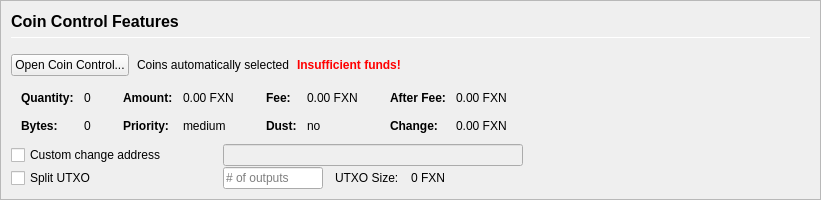
         <widget class="QFrame" name="frameCoinControl">
          <property name="sizePolicy">
           <sizepolicy hsizetype="Expanding" vsizetype="Expanding">
            <horstretch>0</horstretch>
            <verstretch>0</verstretch>
           </sizepolicy>
          </property>
          <property name="maximumSize">
           <size>
            <width>16777215</width>
            <height>16777215</height>
           </size>
          </property>
          <property name="frameShape">
           <enum>QFrame::StyledPanel</enum>
          </property>
          <property name="frameShadow">
           <enum>QFrame::Sunken</enum>
          </property>
          <layout class="QVBoxLayout" name="verticalLayoutCoinControl2">
           <property name="spacing">
            <number>0</number>
           </property>
           <property name="leftMargin">
            <number>0</number>
           </property>
           <property name="topMargin">
            <number>0</number>
           </property>
           <property name="rightMargin">
            <number>0</number>
           </property>
           <property name="bottomMargin">
            <number>0</number>
           </property>
           <item>
            <widget class="QFrame" name="frameCoinControl_BG">
             <layout class="QVBoxLayout" name="verticalLayoutCoinControl" stretch="0,0,0,0,0,0">
              <property name="spacing">
               <number>1</number>
              </property>
              <property name="leftMargin">
               <number>10</number>
              </property>
              <property name="topMargin">
               <number>10</number>
              </property>
              <item>
               <layout class="QHBoxLayout" name="horizontalLayoutCoinControl1">
                <property name="bottomMargin">
                 <number>15</number>
                </property>
                <item>
                 <layout class="QVBoxLayout" name="verticalLayout_3">
                  <property name="spacing">
                   <number>6</number>
                  </property>
                  <item>
                   <widget class="QLabel" name="labelCoinControlFeatures">
                    <property name="sizePolicy">
                     <sizepolicy hsizetype="Preferred" vsizetype="Maximum">
                      <horstretch>0</horstretch>
                      <verstretch>0</verstretch>
                     </sizepolicy>
                    </property>
                    <property name="minimumSize">
                     <size>
                      <width>0</width>
                      <height>20</height>
                     </size>
                    </property>
                    <property name="font">
                     <font>
                      <pointsize>12</pointsize>
                      <weight>75</weight>
                      <bold>true</bold>
                     </font>
                    </property>
                    <property name="styleSheet">
                     <string notr="true">font-weight:bold;</string>
                    </property>
                    <property name="text">
                     <string>Coin Control Features</string>
                    </property>
                   </widget>
                  </item>
                  <item>
                   <widget class="Line" name="line">
                    <property name="minimumSize">
                     <size>
                      <width>0</width>
                      <height>1</height>
                     </size>
                    </property>
                    <property name="maximumSize">
                     <size>
                      <width>16777215</width>
                      <height>1</height>
                     </size>
                    </property>
                    <property name="orientation">
                     <enum>Qt::Horizontal</enum>
                    </property>
                   </widget>
                  </item>
                 </layout>
                </item>
               </layout>
              </item>
              <item>
               <layout class="QHBoxLayout" name="horizontalLayoutCoinControl2" stretch="0,0,0,0">
                <property name="spacing">
                 <number>8</number>
                </property>
                <property name="bottomMargin">
                 <number>10</number>
                </property>
                <item>
                 <widget class="QPushButton" name="pushButtonCoinControl">
                  <property name="styleSheet">
                   <string notr="true"/>
                  </property>
                  <property name="text">
                   <string>Open Coin Control...</string>
                  </property>
                  <property name="autoDefault">
                   <bool>false</bool>
                  </property>
                 </widget>
                </item>
                <item>
                 <widget class="QLabel" name="labelCoinControlAutomaticallySelected">
                  <property name="text">
                   <string>Coins automatically selected</string>
                  </property>
                  <property name="margin">
                   <number>5</number>
                  </property>
                 </widget>
                </item>
                <item>
                 <widget class="QLabel" name="labelCoinControlInsuffFunds">
                  <property name="font">
                   <font>
                    <weight>75</weight>
                    <bold>true</bold>
                   </font>
                  </property>
                  <property name="styleSheet">
                   <string notr="true">color:red;font-weight:bold;</string>
                  </property>
                  <property name="text">
                   <string>Insufficient funds!</string>
                  </property>
                  <property name="margin">
                   <number>5</number>
                  </property>
                 </widget>
                </item>
                <item>
                 <spacer name="horizontalSpacerCoinControl">
                  <property name="orientation">
                   <enum>Qt::Horizontal</enum>
                  </property>
                  <property name="sizeHint" stdset="0">
                   <size>
                    <width>40</width>
                    <height>1</height>
                   </size>
                  </property>
                 </spacer>
                </item>
               </layout>
              </item>
              <item>
               <widget class="QWidget" name="widgetCoinControl" native="true">
                <property name="sizePolicy">
                 <sizepolicy hsizetype="Preferred" vsizetype="Preferred">
                  <horstretch>0</horstretch>
                  <verstretch>0</verstretch>
                 </sizepolicy>
                </property>
                <property name="minimumSize">
                 <size>
                  <width>0</width>
                  <height>0</height>
                 </size>
                </property>
                <property name="styleSheet">
                 <string notr="true"/>
                </property>
                <layout class="QHBoxLayout" name="horizontalLayoutCoinControl5">
                 <property name="leftMargin">
                  <number>0</number>
                 </property>
                 <property name="topMargin">
                  <number>0</number>
                 </property>
                 <property name="rightMargin">
                  <number>0</number>
                 </property>
                 <property name="bottomMargin">
                  <number>0</number>
                 </property>
                 <item>
                  <layout class="QHBoxLayout" name="horizontalLayoutCoinControl3" stretch="0,0,0,1">
                   <property name="spacing">
                    <number>20</number>
                   </property>
                   <property name="topMargin">
                    <number>0</number>
                   </property>
                   <property name="bottomMargin">
                    <number>10</number>
                   </property>
                   <item>
                    <layout class="QFormLayout" name="formLayoutCoinControl1">
                     <property name="horizontalSpacing">
                      <number>10</number>
                     </property>
                     <property name="verticalSpacing">
                      <number>14</number>
                     </property>
                     <property name="leftMargin">
                      <number>10</number>
                     </property>
                     <property name="topMargin">
                      <number>4</number>
                     </property>
                     <property name="rightMargin">
                      <number>6</number>
                     </property>
                     <item row="0" column="0">
                      <widget class="QLabel" name="labelCoinControlQuantityText">
                       <property name="font">
                        <font>
                         <weight>75</weight>
                         <bold>true</bold>
                        </font>
                       </property>
                       <property name="text">
                        <string>Quantity:</string>
                       </property>
                       <property name="margin">
                        <number>0</number>
                       </property>
                      </widget>
                     </item>
                     <item row="0" column="1">
                      <widget class="QLabel" name="labelCoinControlQuantity">
                       <property name="cursor">
                        <cursorShape>IBeamCursor</cursorShape>
                       </property>
                       <property name="contextMenuPolicy">
                        <enum>Qt::ActionsContextMenu</enum>
                       </property>
                       <property name="text">
                        <string notr="true">0</string>
                       </property>
                       <property name="margin">
                        <number>0</number>
                       </property>
                       <property name="textInteractionFlags">
                        <set>Qt::LinksAccessibleByMouse|Qt::TextSelectableByKeyboard|Qt::TextSelectableByMouse</set>
                       </property>
                      </widget>
                     </item>
                     <item row="1" column="0">
                      <widget class="QLabel" name="labelCoinControlBytesText">
                       <property name="font">
                        <font>
                         <weight>75</weight>
                         <bold>true</bold>
                        </font>
                       </property>
                       <property name="text">
                        <string>Bytes:</string>
                       </property>
                      </widget>
                     </item>
                     <item row="1" column="1">
                      <widget class="QLabel" name="labelCoinControlBytes">
                       <property name="cursor">
                        <cursorShape>IBeamCursor</cursorShape>
                       </property>
                       <property name="contextMenuPolicy">
                        <enum>Qt::ActionsContextMenu</enum>
                       </property>
                       <property name="text">
                        <string notr="true">0</string>
                       </property>
                       <property name="textInteractionFlags">
                        <set>Qt::LinksAccessibleByMouse|Qt::TextSelectableByKeyboard|Qt::TextSelectableByMouse</set>
                       </property>
                      </widget>
                     </item>
                    </layout>
                   </item>
                   <item>
                    <layout class="QFormLayout" name="formLayoutCoinControl2">
                     <property name="horizontalSpacing">
                      <number>10</number>
                     </property>
                     <property name="verticalSpacing">
                      <number>14</number>
                     </property>
                     <property name="leftMargin">
                      <number>6</number>
                     </property>
                     <property name="topMargin">
                      <number>4</number>
                     </property>
                     <property name="rightMargin">
                      <number>6</number>
                     </property>
                     <item row="0" column="0">
                      <widget class="QLabel" name="labelCoinControlAmountText">
                       <property name="font">
                        <font>
                         <weight>75</weight>
                         <bold>true</bold>
                        </font>
                       </property>
                       <property name="text">
                        <string>Amount:</string>
                       </property>
                       <property name="margin">
                        <number>0</number>
                       </property>
                      </widget>
                     </item>
                     <item row="0" column="1">
                      <widget class="QLabel" name="labelCoinControlAmount">
                       <property name="cursor">
                        <cursorShape>IBeamCursor</cursorShape>
                       </property>
                       <property name="contextMenuPolicy">
                        <enum>Qt::ActionsContextMenu</enum>
                       </property>
                       <property name="text">
                        <string notr="true">0.00 FXN</string>
                       </property>
                       <property name="textInteractionFlags">
                        <set>Qt::LinksAccessibleByMouse|Qt::TextSelectableByKeyboard|Qt::TextSelectableByMouse</set>
                       </property>
                      </widget>
                     </item>
                     <item row="1" column="0">
                      <widget class="QLabel" name="labelCoinControlPriorityText">
                       <property name="font">
                        <font>
                         <weight>75</weight>
                         <bold>true</bold>
                        </font>
                       </property>
                       <property name="text">
                        <string>Priority:</string>
                       </property>
                      </widget>
                     </item>
                     <item row="1" column="1">
                      <widget class="QLabel" name="labelCoinControlPriority">
                       <property name="cursor">
                        <cursorShape>IBeamCursor</cursorShape>
                       </property>
                       <property name="contextMenuPolicy">
                        <enum>Qt::ActionsContextMenu</enum>
                       </property>
                       <property name="text">
                        <string>medium</string>
                       </property>
                       <property name="textInteractionFlags">
                        <set>Qt::LinksAccessibleByMouse|Qt::TextSelectableByKeyboard|Qt::TextSelectableByMouse</set>
                       </property>
                      </widget>
                     </item>
                    </layout>
                   </item>
                   <item>
                    <layout class="QFormLayout" name="formLayoutCoinControl3">
                     <property name="horizontalSpacing">
                      <number>10</number>
                     </property>
                     <property name="verticalSpacing">
                      <number>14</number>
                     </property>
                     <property name="leftMargin">
                      <number>6</number>
                     </property>
                     <property name="topMargin">
                      <number>4</number>
                     </property>
                     <property name="rightMargin">
                      <number>6</number>
                     </property>
                     <item row="0" column="0">
                      <widget class="QLabel" name="labelCoinControlFeeText">
                       <property name="font">
                        <font>
                         <weight>75</weight>
                         <bold>true</bold>
                        </font>
                       </property>
                       <property name="text">
                        <string>Fee:</string>
                       </property>
                       <property name="margin">
                        <number>0</number>
                       </property>
                      </widget>
                     </item>
                     <item row="0" column="1">
                      <widget class="QLabel" name="labelCoinControlFee">
                       <property name="cursor">
                        <cursorShape>IBeamCursor</cursorShape>
                       </property>
                       <property name="contextMenuPolicy">
                        <enum>Qt::ActionsContextMenu</enum>
                       </property>
                       <property name="text">
                        <string notr="true">0.00 FXN</string>
                       </property>
                       <property name="textInteractionFlags">
                        <set>Qt::LinksAccessibleByMouse|Qt::TextSelectableByKeyboard|Qt::TextSelectableByMouse</set>
                       </property>
                      </widget>
                     </item>
                     <item row="1" column="0">
                      <widget class="QLabel" name="labelCoinControlLowOutputText">
                       <property name="font">
                        <font>
                         <weight>75</weight>
                         <bold>true</bold>
                        </font>
                       </property>
                       <property name="text">
                        <string>Dust:</string>
                       </property>
                      </widget>
                     </item>
                     <item row="1" column="1">
                      <widget class="QLabel" name="labelCoinControlLowOutput">
                       <property name="cursor">
                        <cursorShape>IBeamCursor</cursorShape>
                       </property>
                       <property name="contextMenuPolicy">
                        <enum>Qt::ActionsContextMenu</enum>
                       </property>
                       <property name="text">
                        <string>no</string>
                       </property>
                       <property name="textInteractionFlags">
                        <set>Qt::LinksAccessibleByMouse|Qt::TextSelectableByKeyboard|Qt::TextSelectableByMouse</set>
                       </property>
                      </widget>
                     </item>
                    </layout>
                   </item>
                   <item>
                    <layout class="QFormLayout" name="formLayoutCoinControl4">
                     <property name="horizontalSpacing">
                      <number>10</number>
                     </property>
                     <property name="verticalSpacing">
                      <number>14</number>
                     </property>
                     <property name="leftMargin">
                      <number>6</number>
                     </property>
                     <property name="topMargin">
                      <number>4</number>
                     </property>
                     <property name="rightMargin">
                      <number>6</number>
                     </property>
                     <item row="0" column="0">
                      <widget class="QLabel" name="labelCoinControlAfterFeeText">
                       <property name="font">
                        <font>
                         <weight>75</weight>
                         <bold>true</bold>
                        </font>
                       </property>
                       <property name="text">
                        <string>After Fee:</string>
                       </property>
                       <property name="margin">
                        <number>0</number>
                       </property>
                      </widget>
                     </item>
                     <item row="0" column="1">
                      <widget class="QLabel" name="labelCoinControlAfterFee">
                       <property name="cursor">
                        <cursorShape>IBeamCursor</cursorShape>
                       </property>
                       <property name="contextMenuPolicy">
                        <enum>Qt::ActionsContextMenu</enum>
                       </property>
                       <property name="text">
                        <string notr="true">0.00 FXN</string>
                       </property>
                       <property name="textInteractionFlags">
                        <set>Qt::LinksAccessibleByMouse|Qt::TextSelectableByKeyboard|Qt::TextSelectableByMouse</set>
                       </property>
                      </widget>
                     </item>
                     <item row="1" column="0">
                      <widget class="QLabel" name="labelCoinControlChangeText">
                       <property name="font">
                        <font>
                         <weight>75</weight>
                         <bold>true</bold>
                        </font>
                       </property>
                       <property name="text">
                        <string>Change:</string>
                       </property>
                      </widget>
                     </item>
                     <item row="1" column="1">
                      <widget class="QLabel" name="labelCoinControlChange">
                       <property name="cursor">
                        <cursorShape>IBeamCursor</cursorShape>
                       </property>
                       <property name="contextMenuPolicy">
                        <enum>Qt::ActionsContextMenu</enum>
                       </property>
                       <property name="text">
                        <string notr="true">0.00 FXN</string>
                       </property>
                       <property name="textInteractionFlags">
                        <set>Qt::LinksAccessibleByMouse|Qt::TextSelectableByKeyboard|Qt::TextSelectableByMouse</set>
                       </property>
                      </widget>
                     </item>
                    </layout>
                   </item>
                  </layout>
                 </item>
                </layout>
               </widget>
              </item>
              <item>
               <layout class="QHBoxLayout" name="horizontalLayoutCoinControl4">
                <property name="spacing">
                 <number>12</number>
                </property>
                <property name="sizeConstraint">
                 <enum>QLayout::SetDefaultConstraint</enum>
                </property>
                <property name="topMargin">
                 <number>0</number>
                </property>
                <property name="rightMargin">
                 <number>0</number>
                </property>
                <item>
                 <widget class="QCheckBox" name="checkBoxCoinControlChange">
                  <property name="sizePolicy">
                   <sizepolicy hsizetype="Preferred" vsizetype="Preferred">
                    <horstretch>0</horstretch>
                    <verstretch>0</verstretch>
                   </sizepolicy>
                  </property>
                  <property name="minimumSize">
                   <size>
                    <width>200</width>
                    <height>0</height>
                   </size>
                  </property>
                  <property name="maximumSize">
                   <size>
                    <width>200</width>
                    <height>16777215</height>
                   </size>
                  </property>
                  <property name="toolTip">
                   <string>If this is activated, but the change address is empty or invalid, change will be sent to a newly generated address.</string>
                  </property>
                  <property name="text">
                   <string>Custom change address</string>
                  </property>
                 </widget>
                </item>
                <item>
                 <widget class="QValidatedLineEdit" name="lineEditCoinControlChange">
                  <property name="enabled">
                   <bool>false</bool>
                  </property>
                  <property name="sizePolicy">
                   <sizepolicy hsizetype="Preferred" vsizetype="Preferred">
                    <horstretch>0</horstretch>
                    <verstretch>0</verstretch>
                   </sizepolicy>
                  </property>
                  <property name="minimumSize">
                   <size>
                    <width>300</width>
                    <height>0</height>
                   </size>
                  </property>
                 </widget>
                </item>
                <item>
                 <widget class="QLabel" name="labelCoinControlChangeLabel">
                  <property name="sizePolicy">
                   <sizepolicy hsizetype="Preferred" vsizetype="Preferred">
                    <horstretch>0</horstretch>
                    <verstretch>0</verstretch>
                   </sizepolicy>
                  </property>
                  <property name="minimumSize">
                   <size>
                    <width>100</width>
                    <height>0</height>
                   </size>
                  </property>
                  <property name="text">
                   <string/>
                  </property>
                  <property name="margin">
                   <number>3</number>
                  </property>
                 </widget>
                </item>
               </layout>
              </item>
              <item>
               <layout class="QHBoxLayout" name="horizontalLayoutCoinControl6">
                <property name="spacing">
                 <number>12</number>
                </property>
                <property name="rightMargin">
                 <number>0</number>
                </property>
                <item>
                 <widget class="QCheckBox" name="splitBlockCheckBox">
                  <property name="sizePolicy">
                   <sizepolicy hsizetype="Preferred" vsizetype="Preferred">
                    <horstretch>0</horstretch>
                    <verstretch>0</verstretch>
                   </sizepolicy>
                  </property>
                  <property name="minimumSize">
                   <size>
                    <width>200</width>
                    <height>0</height>
                   </size>
                  </property>
                  <property name="maximumSize">
                   <size>
                    <width>200</width>
                    <height>16777215</height>
                   </size>
                  </property>
                  <property name="text">
                   <string>Split UTXO</string>
                  </property>
                 </widget>
                </item>
                <item>
                 <widget class="QLineEdit" name="splitBlockLineEdit">
                  <property name="sizePolicy">
                   <sizepolicy hsizetype="Preferred" vsizetype="Preferred">
                    <horstretch>50</horstretch>
                    <verstretch>0</verstretch>
                   </sizepolicy>
                  </property>
                  <property name="minimumSize">
                   <size>
                    <width>100</width>
                    <height>0</height>
                   </size>
                  </property>
                  <property name="maximumSize">
                   <size>
                    <width>100</width>
                    <height>16777215</height>
                   </size>
                  </property>
                  <property name="placeholderText">
                   <string># of outputs</string>
                  </property>
                 </widget>
                </item>
                <item>
                 <widget class="QLabel" name="labelBlockSizeText">
                  <property name="text">
                   <string>UTXO Size:</string>
                  </property>
                 </widget>
                </item>
                <item>
                 <widget class="QLabel" name="labelBlockSize">
                  <property name="text">
                   <string>0 FXN</string>
                  </property>
                 </widget>
                </item>
                <item>
                 <spacer name="horizontalSpacer_7">
                  <property name="orientation">
                   <enum>Qt::Horizontal</enum>
                  </property>
                  <property name="sizeHint" stdset="0">
                   <size>
                    <width>40</width>
                    <height>20</height>
                   </size>
                  </property>
                 </spacer>
                </item>
               </layout>
              </item>
              <item>
               <spacer name="verticalSpacerCoinControl">
                <property name="orientation">
                 <enum>Qt::Vertical</enum>
                </property>
                <property name="sizeHint" stdset="0">
                 <size>
                  <width>800</width>
                  <height>1</height>
                 </size>
                </property>
               </spacer>
              </item>
             </layout>
            </widget>
           </item>
          </layout>
         </widget>
